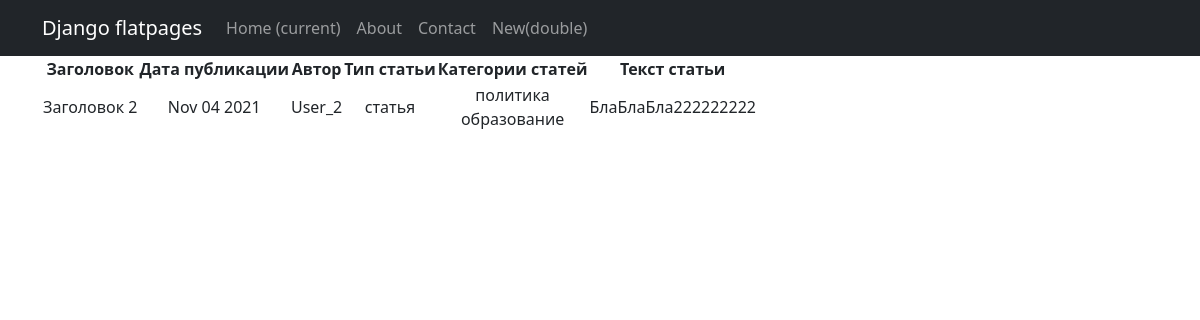
Screenshot of /news/2/ with the database file from the repository.
### news/models.py (models this page shows, shortened)
class Post(models.Model):
    article = 'A'
    news = 'N'
    POSTING_TYPE = [(article, 'статья'), (news, 'новость')]
    id_author = models.ForeignKey(Author, on_delete=models.CASCADE)
    post_type = models.CharField(max_length=1, choices=POSTING_TYPE, default=article)
    post_created = models.DateTimeField(auto_now_add=True)
    id_post_category = models.ManyToManyField(Category, through="PostCategory")
    post_header = models.CharField(max_length=255)
    post_text = models.TextField()
    post_rating = models.IntegerField(default=0)

class Author(models.Model):
    id_user = models.OneToOneField(User, on_delete=models.CASCADE)
    author_rating = models.IntegerField(default=0)

class Category(models.Model):
    category_name = models.CharField(max_length=255, unique=True)

### news/views.py (the view)
# urls.py: path('<int:pk>/', NewsDetailView.as_view(), name='news_detail'),
class NewsDetailView(DetailView):
    template_name = '../templates/news_detail.html'
    queryset = Post.objects.all()

### templates/news_detail.html (shortened to what this page needs)
{% extends 'flatpages/default.html' %}
{% block content %}
<table>
    <thead>
        <th>
            Заголовок
        </th>
        <th>
            Дата публикации
        </th>
        <th>
            Автор
        </th>
        <th>
            Тип статьи
        </th>
         <th>
            Категории статей
        </th>
        <th>
            Текст статьи
        </th>
    </thead>
    <tr>
        <td>
            {{ post.post_header|title }}
        </td>
        <td>
            {{ post.post_created|date:'M d Y' }}
        </td>
        <td>
            {{ post.id_author.id_user.username }}
        </td>
        <td>
            {{ post.get_post_type_display }}
        </td>
        <td>
            {% for cat in post.id_post_category.all %}
            {{ cat.category_name }} <br>
            {% endfor %}
        </td>
        <td>
            {{ post.post_text }}
        </td>
    </tr>
</table>
{% endblock content %}

### rows the page displays
Post: post_header "Заголовок 2", post_created "Nov 04 2021", id_author.id_user.username "User_2", post_type "статья", post_text "БлаБлаБла222222222"
Category: category_name "политика"
Category: category_name "образование"
